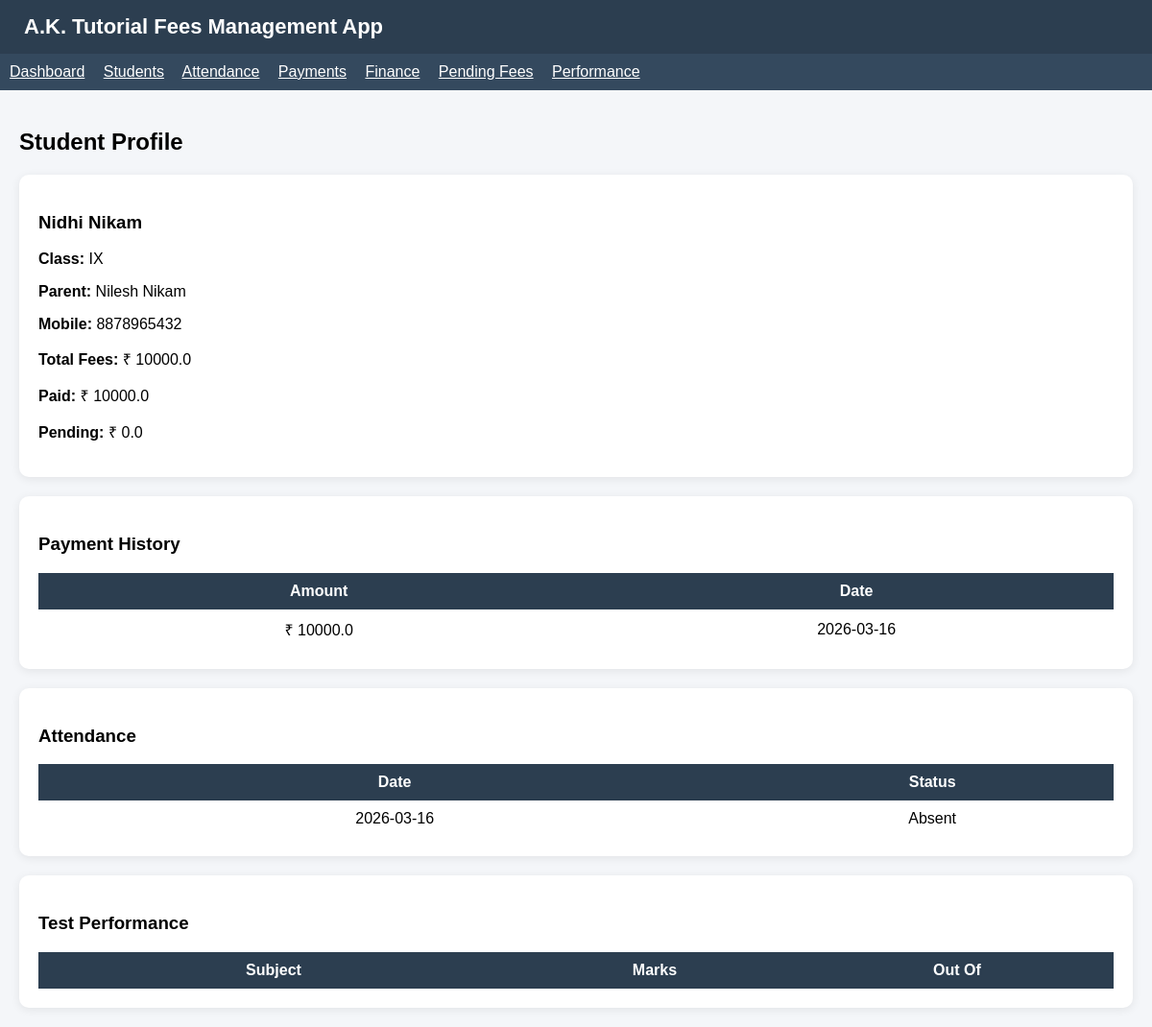
/student_profile/1, run on the app's committed database.
### tables this page shows
CREATE TABLE students(
        id INTEGER PRIMARY KEY AUTOINCREMENT,
        name TEXT,
        class_name TEXT,
        parent TEXT,
        mobile TEXT,
        total_fees REAL,
        photo TEXT
    );

CREATE TABLE payments(
        id INTEGER PRIMARY KEY AUTOINCREMENT,
        student_id INTEGER,
        amount REAL,
        date TEXT
    );

CREATE TABLE attendance(
        id INTEGER PRIMARY KEY AUTOINCREMENT,
        student_id INTEGER,
        date TEXT,
        status TEXT
    );

### app.py (the view)
@app.route("/student_profile/<int:sid>")
def student_profile(sid):
    conn = get_db()
    c = conn.cursor()
    c.execute("SELECT * FROM students WHERE id=?", (sid,))
    student = c.fetchone()
    c.execute("SELECT * FROM payments WHERE student_id=?", (sid,))
    payments = c.fetchall()
    c.execute("SELECT IFNULL(SUM(amount),0) FROM payments WHERE student_id=?", (sid,))
    paid = c.fetchone()[0]
    total_fees = student[5]
    pending = total_fees - paid
    c.execute("SELECT * FROM attendance WHERE student_id=?", (sid,))
    attendance = c.fetchall()
    c.execute("SELECT * FROM tests WHERE student_id=?", (sid,))
    tests = c.fetchall()
    conn.close()
    return render_template(
        "student_profile.html",
        student=student,
        payments=payments,
        paid=paid,
        pending=pending,
        attendance=attendance,
        tests=tests
    )

### app.py (called while the page is built)
def get_db():
    return sqlite3.connect(DB)

### templates/student_profile.html (shortened to what this page needs)
{% extends "base.html" %}
{% block content %}
<h2 style="margin-bottom:20px;">Student Profile</h2>
<div style="background:white; padding:20px; border-radius:10px; margin-bottom:20px; box-shadow:0 2px 10px rgba(0,0,0,0.08);">
    <h3>{{ student[1] }}</h3>
    <p><b>Class:</b> {{ student[2] }}</p>
    <p><b>Parent:</b> {{ student[3] }}</p>
    <p><b>Mobile:</b> {{ student[4] }}</p>
    <p><b>Total Fees:</b> ₹ {{ student[5] }}</p>
    <p><b>Paid:</b> ₹ {{ paid }}</p>
    <p><b>Pending:</b> ₹ {{ pending }}</p>
</div>
<div style="background:white; padding:20px; border-radius:10px; margin-bottom:20px; box-shadow:0 2px 10px rgba(0,0,0,0.08);">
    <h3>Payment History</h3>
    <table style="width:100%; border-collapse:collapse;">
        <tr style="background:#2c3e50; color:white;">
            <th style="padding:10px;">Amount</th>
            <th>Date</th>
        </tr>
        {% for p in payments %}
        <tr style="text-align:center;">
            <td style="padding:10px;">₹ {{ p[2] }}</td>
            <td>{{ p[3] }}</td>
        </tr>
        {% endfor %}
    </table>
</div>
<div style="background:white; padding:20px; border-radius:10px; margin-bottom:20px; box-shadow:0 2px 10px rgba(0,0,0,0.08);">
    <h3>Attendance</h3>
    <table style="width:100%; border-collapse:collapse;">
        <tr style="background:#2c3e50; color:white;">
            <th style="padding:10px;">Date</th>
            <th>Status</th>
        </tr>
        {% for a in attendance %}
        <tr style="text-align:center;">
            <td style="padding:10px;">{{ a[2] }}</td>
            <td>{{ a[3] }}</td>
        </tr>
        {% endfor %}
    </table>
</div>
<div style="background:white; padding:20px; border-radius:10px; box-shadow:0 2px 10px rgba(0,0,0,0.08);">
    <h3>Test Performance</h3>
    <table style="width:100%; border-collapse:collapse;">
        <tr style="background:#2c3e50; color:white;">
            <th style="padding:10px;">Subject</th>
            <th>Marks</th>
            <th>Out Of</th>
        </tr>
    </table>
</div>
{% endblock %}

### templates/base.html (style rules this page uses)
body { font-family: Arial, sans-serif; background:#f4f6f9; margin:0; padding:0; }

### data on the page
students: name "Nidhi Nikam", class_name "IX", parent "Nilesh Nikam", mobile "8878965432", total_fees "10000.0"
payments: amount "10000.0", date "2026-03-16"
attendance: date "2026-03-16", status "Absent"

### other printed values
{{ paid }} "10000.0"
{{ pending }} "0.0"
